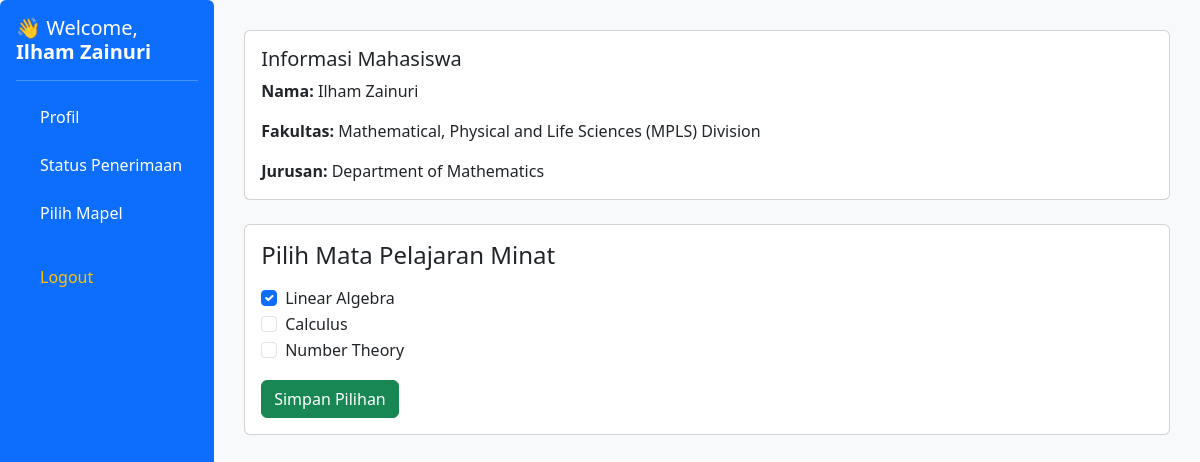
The page /build/lms/dashboard.php?page=pilih_mapel (signed in) on the database its author committed.
### tables this page shows
CREATE TABLE `student` (
  `id` int(11) NOT NULL,
  `full_name` varchar(100) DEFAULT NULL,
  `domicile` varchar(100) DEFAULT NULL,
  `previous_school` varchar(100) DEFAULT NULL,
  `phone_number` varchar(20) DEFAULT NULL,
  `email` varchar(100) DEFAULT NULL,
  `faculty_id` int(11) DEFAULT NULL,
  `major_id` int(11) DEFAULT NULL,
  `username` varchar(50) DEFAULT NULL,
  `password` varchar(255) DEFAULT NULL,
  `foto` varchar(255) DEFAULT NULL,
  `status_penerimaan` enum('Belum Diterima','Lolos Seleksi','Ditolak') DEFAULT 'Belum Diterima'
);

CREATE TABLE `fakultas` (
  `id_fakultas` int(11) NOT NULL,
  `nama_fakultas` varchar(150) NOT NULL
);

CREATE TABLE `jurusan` (
  `id_jurusan` int(11) NOT NULL,
  `nama_jurusan` varchar(150) NOT NULL,
  `id_fakultas` int(11) DEFAULT NULL
);

CREATE TABLE `mata_pelajaran` (
  `id_mapel` int(11) NOT NULL,
  `id_jurusan` int(11) DEFAULT NULL,
  `nama_mapel` varchar(100) DEFAULT NULL,
  `deskripsi` text DEFAULT NULL
);

### build/lms/pilih_mapel.php (the view, shortened to what this page needs)
<?php
include '../../db-connection/koneksi.php';
$id_student = $_SESSION['student_id'] ?? null;
$query = "
SELECT s.*, j.nama_jurusan, f.nama_fakultas
FROM student s
JOIN jurusan j ON s.major_id = j.id_jurusan
JOIN fakultas f ON s.faculty_id = f.id_fakultas
WHERE s.id = $id_student
";
$student = mysqli_fetch_assoc(mysqli_query($conn, $query));
$major_id = $student['major_id'] ?? 0;
$fakultas = $student['nama_fakultas'] ?? '-';
$jurusan = $student['nama_jurusan'] ?? '-';
$mapel = mysqli_query($conn, "SELECT * FROM mata_pelajaran WHERE id_jurusan = $major_id");
$minat_terpilih = [];
$cek = mysqli_query($conn, "SELECT id_mapel FROM minat_mahasiswa WHERE id_student = $id_student");
while ($m = mysqli_fetch_assoc($cek)) {
  $minat_terpilih[] = $m['id_mapel'];
}
?>
<div class="card mb-4">
  <div class="card-body">
    <h5 class="card-title">Informasi Mahasiswa</h5>
    <p class="card-text"><strong>Nama:</strong> <?= htmlspecialchars($student['full_name']) ?></p>
    <p class="card-text"><strong>Fakultas:</strong> <?= htmlspecialchars($fakultas) ?></p>
    <p class="card-text"><strong>Jurusan:</strong> <?= htmlspecialchars($jurusan) ?></p>
  </div>
</div>
<div class="card">
  <div class="card-body">
    <h4 class="card-title mb-3">Pilih Mata Pelajaran Minat</h4>
    <form method="POST">
      <?php while ($m = mysqli_fetch_assoc($mapel)): ?>
        <div class="form-check">
          <input class="form-check-input" type="checkbox" name="mapel[]" value="<?= $m['id_mapel'] ?>"
            id="m<?= $m['id_mapel'] ?>" <?= in_array($m['id_mapel'], $minat_terpilih) ? 'checked' : '' ?>>
          <label class="form-check-label" for="m<?= $m['id_mapel'] ?>">
            <?= $m['nama_mapel'] ?>
          </label>
        </div>
      <?php endwhile; ?>
      <button type="submit" class="btn btn-success mt-3">Simpan Pilihan</button>
    </form>
  </div>
</div>

### build/lms/sidebar.php (shortened to what this page needs)
<?php
include '../../db-connection/koneksi.php';
$id_student = $_SESSION['student_id'] ?? null;
$full_name = '';
$status = '';
if ($id_student) {
  $result = mysqli_query($conn, "SELECT full_name, status_penerimaan FROM student WHERE id = $id_student");
  if ($result && mysqli_num_rows($result) > 0) {
    $data = mysqli_fetch_assoc($result);
    $full_name = $data['full_name'];
    $status = $data['status_penerimaan'] ?? '';
  }
}
?>
<div class="bg-primary text-white p-3 rounded shadow" style="min-height: 100vh;">
  <h5 class="mb-3">
    👋 Welcome,<br><strong><?= htmlspecialchars($full_name) ?></strong>
  </h5>
  <hr class="border-light">
  <ul class="nav flex-column">
    <li class="nav-item mb-2">
      <a href="?page=profile" class="nav-link text-white d-flex align-items-center">
        <i class="bi bi-person-fill me-2"></i> Profil
      </a>
    </li>
    <li class="nav-item mb-2">
      <a href="?page=status" class="nav-link text-white d-flex align-items-center">
        <i class="bi bi-clipboard-check me-2"></i> Status Penerimaan
      </a>
    </li>
    <?php if ($status === 'Lolos Seleksi'): ?>
    <li class="nav-item mb-2">
      <a href="?page=pilih_mapel" class="nav-link text-white d-flex align-items-center">
        <i class="bi bi-book-half me-2"></i> Pilih Mapel
      </a>
    </li>
    <?php endif; ?>
    <li class="nav-item mt-3">
      <a href="logout.php" class="nav-link text-warning d-flex align-items-center">
        <i class="bi bi-box-arrow-right me-2"></i> Logout
      </a>
    </li>
  </ul>
</div>

### build/lms/dashboard.php (style rules this page uses)
body { display: flex; }

### rows shown on the page
student: full_name "Ilham Zainuri", faculty.nama_fakultas "Mathematical, Physical and Life Sciences (MPLS) Division", major.nama_jurusan "Department of Mathematics"
mata_pelajaran: id_mapel "☑", nama_mapel "Linear Algebra"
mata_pelajaran: nama_mapel "Calculus"
mata_pelajaran: nama_mapel "Number Theory"
